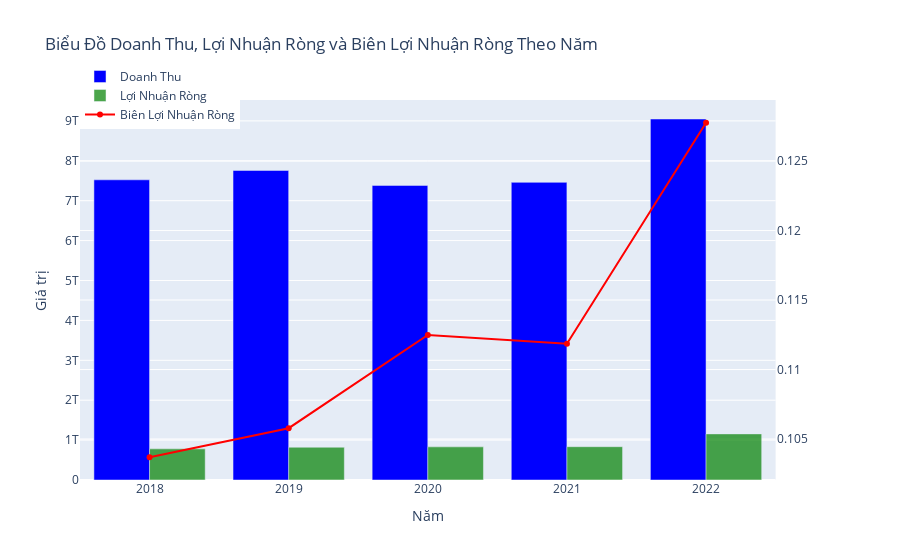

This figure's notebook cell:
### Code cell
import plotly.graph_objects as go
from plotly.subplots import make_subplots

df1['Biên Lợi Nhuận Ròng'] = (df1['KQKD. Lợi nhuận sau thuế thu nhập doanh nghiệp Đơn vị: Triệu VND'] /
                             df1['KQKD. Doanh thu thuần Đơn vị: Triệu VND'])
df1['Biên Lợi Nhuận Ròng'] 
# Tạo biểu đồ
fig = make_subplots(specs=[[{"secondary_y": True}]])

# Vẽ cột doanh thu và lợi nhuận ròng
fig.add_trace(go.Bar(
    x=df1['year'],
    y=df1['KQKD. Doanh thu thuần Đơn vị: Triệu VND'],
    name='Doanh Thu',
    marker_color='blue',
), secondary_y=False)

fig.add_trace(go.Bar(
    x=df1['year'],
    y=df1['KQKD. Lợi nhuận sau thuế thu nhập doanh nghiệp Đơn vị: Triệu VND'],
    name='Lợi Nhuận Ròng',
    marker_color='green',
    opacity=0.7,
), secondary_y=False)

# Vẽ đường biên lợi nhuận ròng
fig.add_trace(go.Scatter(
    x=df1['year'],
    y=df1['Biên Lợi Nhuận Ròng'],
    mode='lines+markers',
    name='Biên Lợi Nhuận Ròng',
    line=dict(color='red', width=2),
), secondary_y=True)

# Tùy chỉnh layout
fig.update_layout(
    title='Biểu Đồ Doanh Thu, Lợi Nhuận Ròng và Biên Lợi Nhuận Ròng Theo Năm',
    xaxis_title='Năm',
    yaxis_title='Giá trị',
    barmode='group',  # Tạo biểu đồ cột nhóm
    legend=dict(x=0, y=1.1, traceorder='normal'),  # Vị trí chú thích
)

# Hiển thị biểu đồ
fig.show()

### Figure 1 — Plotly figure (JSON) as saved in the notebook; plotly's stock layout.template omitted (floating-point values rounded to 4 significant figures)
{"data": [{"marker": {"color": "blue"}, "name": "Doanh Thu", "x": [2018, 2019, 2020, 2021, 2022], "y": [7523000000000.0, 7758000000000.0, 7383000000000.0, 7460000000000.0, 9047000000000.0], "type": "bar", "xaxis": "x", "yaxis": "y"}, {"marker": {"color": "green"}, "name": "Lợi Nhuận Ròng", "opacity": 0.7, "x": [2018, 2019, 2020, 2021, 2022], "y": [780100000000.0, 820700000000.0, 830400000000.0, 834500000000.0, 1156000000000.0], "type": "bar", "xaxis": "x", "yaxis": "y"}, {"line": {"color": "red", "width": 2}, "mode": "lines+markers", "name": "Biên Lợi Nhuận Ròng", "x": [2018, 2019, 2020, 2021, 2022], "y": [0.1037, 0.1058, 0.1125, 0.1119, 0.1278], "type": "scatter", "xaxis": "x", "yaxis": "y2"}], "layout": {"xaxis": {"anchor": "y", "domain": [0.0, 0.94], "title": {"text": "Năm"}}, "yaxis": {"anchor": "x", "domain": [0.0, 1.0], "title": {"text": "Giá trị"}}, "yaxis2": {"anchor": "x", "overlaying": "y", "side": "right"}, "legend": {"x": 0, "y": 1.1, "traceorder": "normal"}, "title": {"text": "Biểu Đồ Doanh Thu, Lợi Nhuận Ròng và Biên Lợi Nhuận Ròng Theo Năm"}, "barmode": "group"}}
